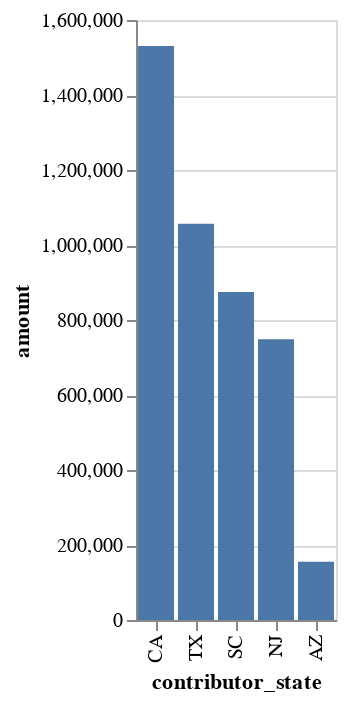

The notebook cell this image was saved under:
### Markdown cell above
### Top Five Cumualitive Contributions by State

### Code cell
bystate=merged.groupby("contributor_state").amount.sum().reset_index().sort_values("amount", ascending=False).head()
alt.Chart(bystate).mark_bar().encode(x=alt.X("contributor_state", sort="-y"), y="amount")

### Figure 1 — Vega-Lite specification as saved in the notebook (floating-point values rounded to 4 significant figures)
{"config": {"view": {"continuousWidth": 400, "continuousHeight": 300}}, "data": {"name": "data-61c36ec8ae3b88b4a96255bb4f4c2994"}, "mark": "bar", "encoding": {"x": {"type": "nominal", "field": "contributor_state", "sort": "-y"}, "y": {"type": "quantitative", "field": "amount"}}, "$schema": "https://vega.github.io/schema/vega-lite/v4.8.1.json", "datasets": {"data-61c36ec8ae3b88b4a96255bb4f4c2994": [{"contributor_state": "CA", "amount": 1530000.0}, {"contributor_state": "TX", "amount": 1056000.0}, {"contributor_state": "SC", "amount": 874800.0}, {"contributor_state": "NJ", "amount": 748600.0}, {"contributor_state": "AZ", "amount": 155000.0}]}}
